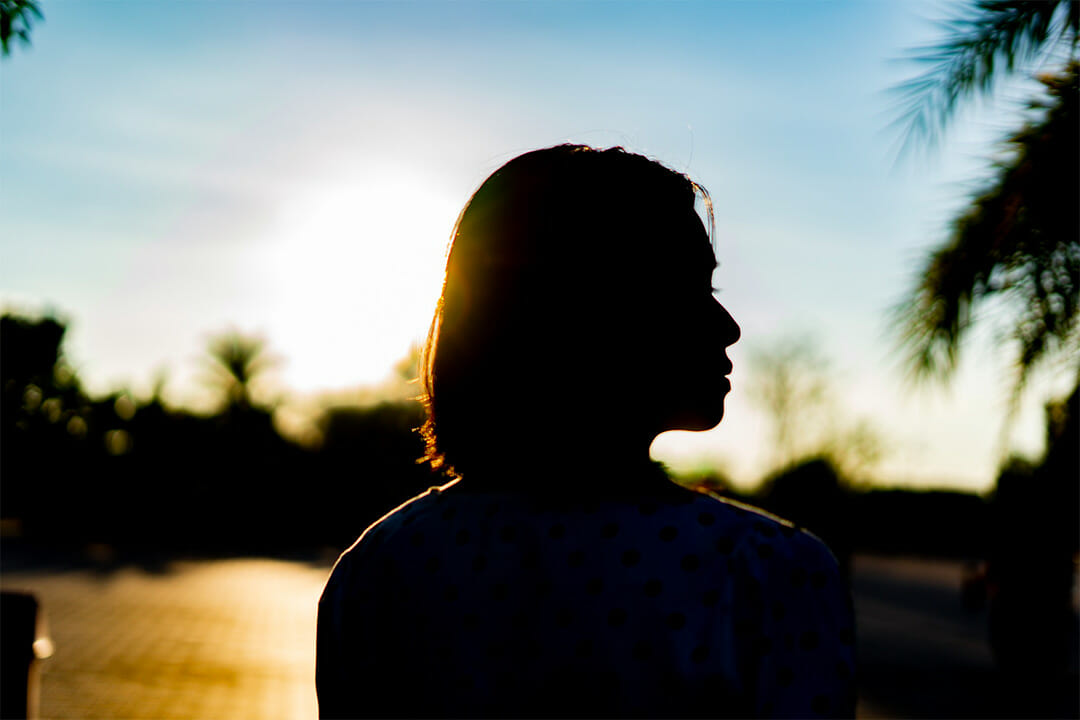
#> input picture inclass/week_two/out1.jpg, 1080 x 720 px, found by its file name
$ python box_filter.py
#> lines starting #> are read from the running program, lines starting #| are printed output that depends on the picture
import numpy as np
import cv2 as cv

img = cv.imread(r'C:\teacher\inclass\week_two\out1.jpg', cv.IMREAD_GRAYSCALE)
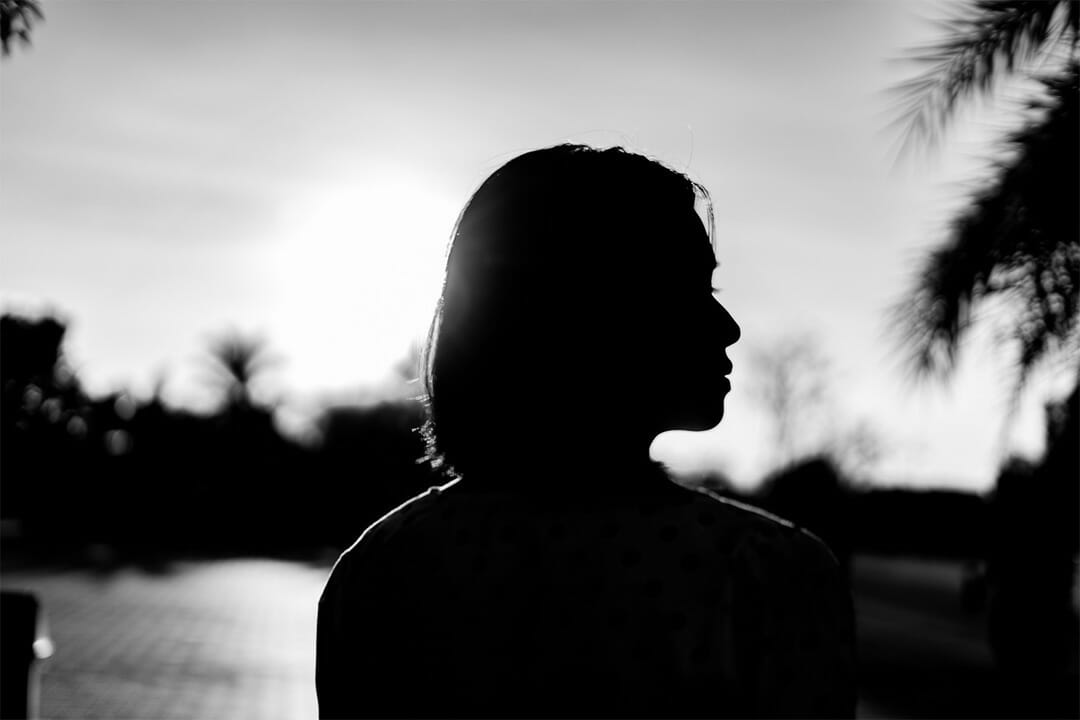
#> img: shape (720, 1080); min 0, max 255, mean 108.3

filterSize = 15;
kernel = np.ones((filterSize,filterSize), np.float32)/(filterSize*2)

output = cv.filter2D(img, -1, kernel, borderType = cv.BORDER_REFLECT)
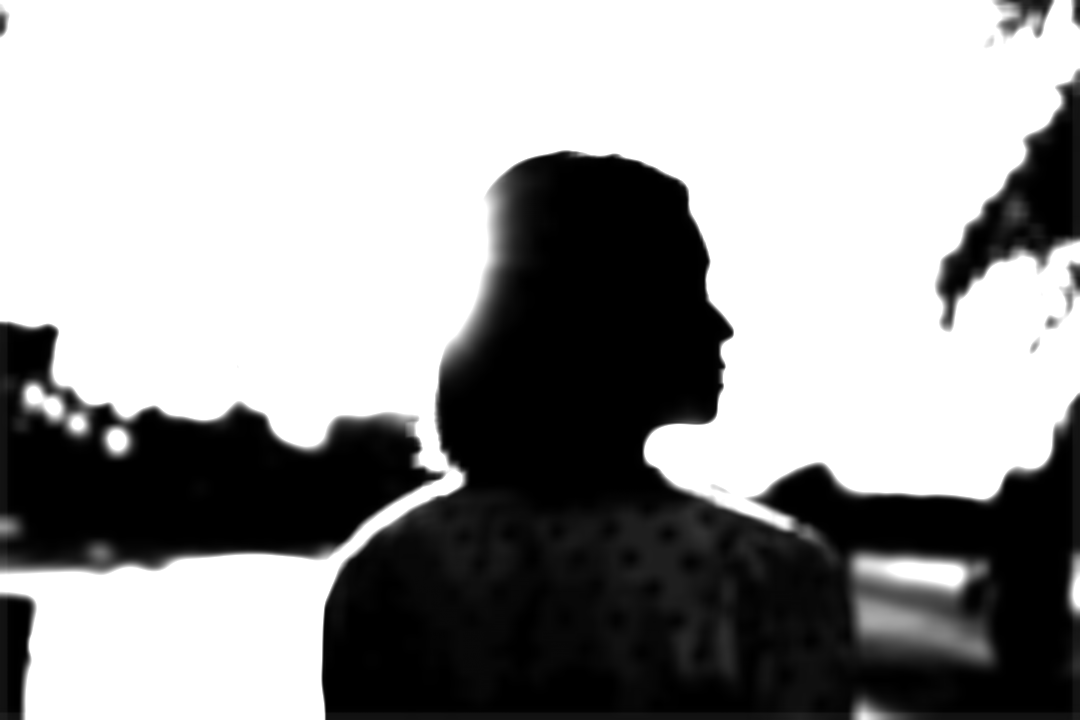
#> output: shape (720, 1080); min 0, max 255, mean 155

cv.imwrite("Average [1] input.png", img)
cv.imwrite("Average [2] output.png", output)

$ run again, with inclass/week_two/out2.jpg copied over inclass/week_two/out1.jpg
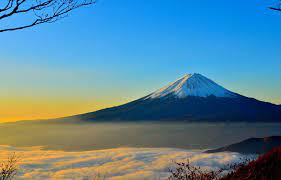
#> input picture inclass/week_two/out2.jpg, 281 x 180 px, found by its file name
#> `img = cv.imread(r'C:\teacher\inclass\week_two\out1.jpg', cv.IMREAD_GRA..`:
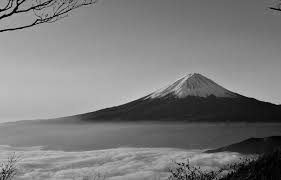
#> img: shape (180, 281); min 0, max 207, mean 123.8
#> `output = cv.filter2D(img, -1, kernel, borderType = cv.BORDER_REFLECT)`:
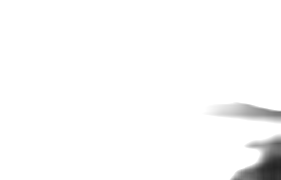
#> output: shape (180, 281); min 36, max 255, mean 250.2
